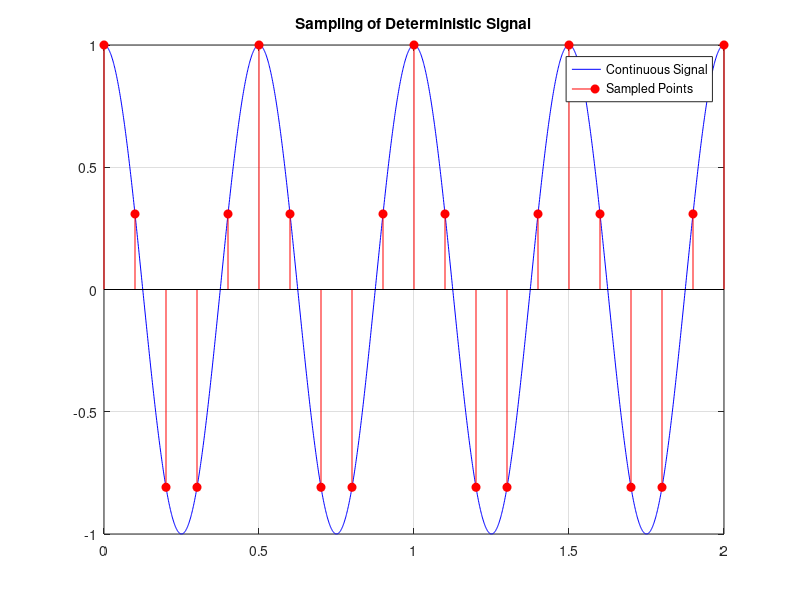
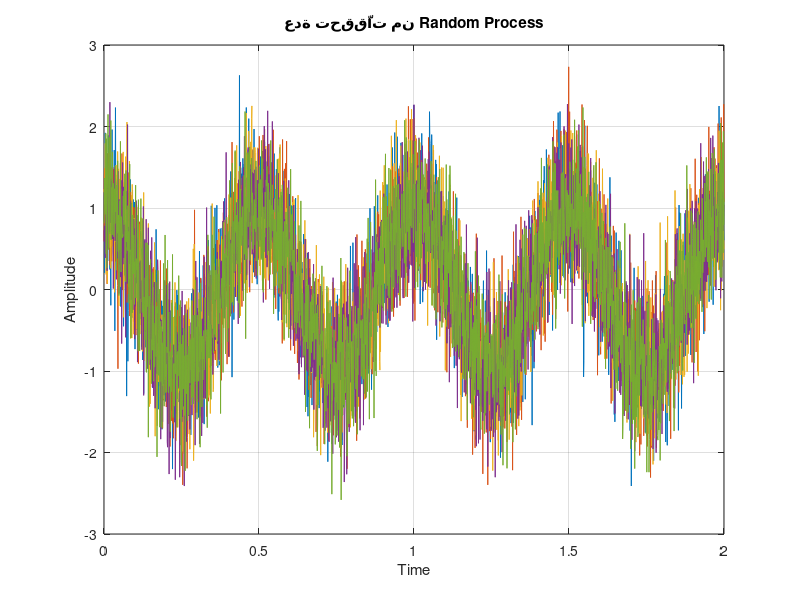
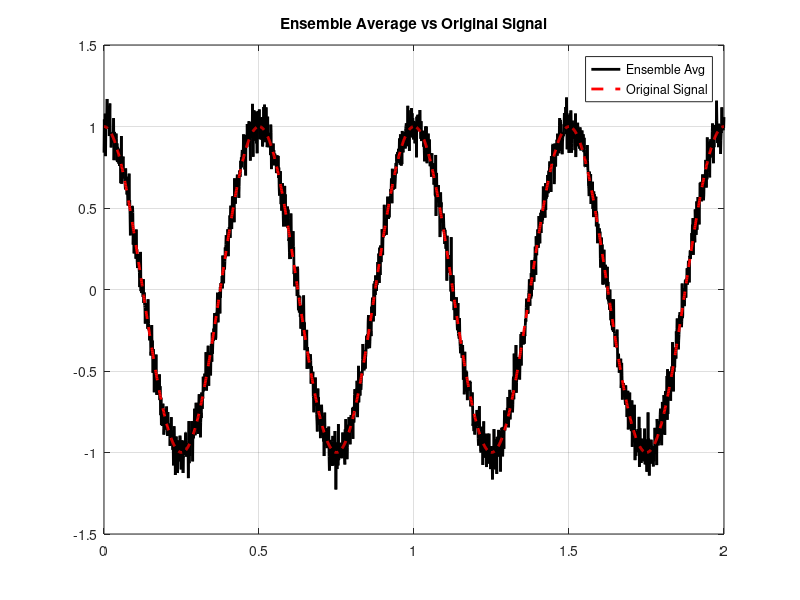
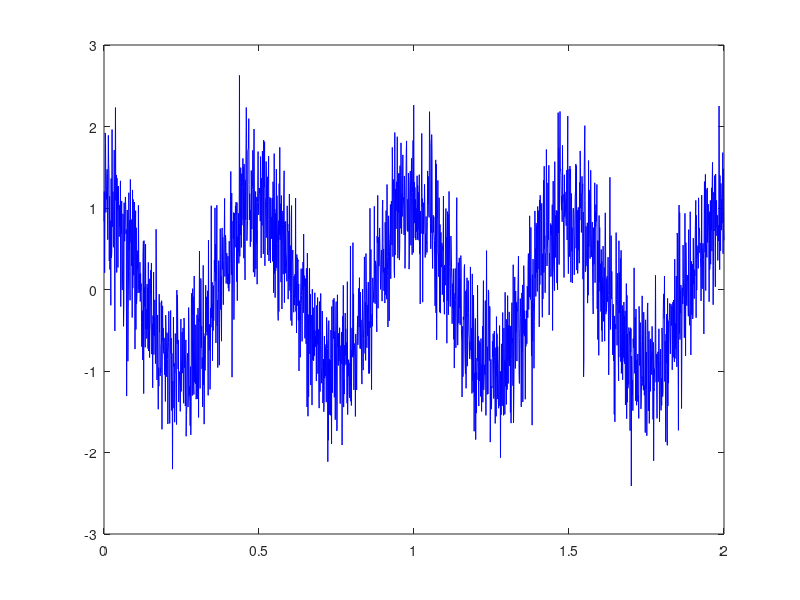

Reproduce these figures in MATLAB, in order. (Note: this script raises an error after producing the figures.)
clc; clear; close all;

%% =========================
% 1) تعريف الزمن والإشارة الأصلية
%% =========================
A = 1;
f = 2;                 % Hz
t = 0:0.001:2;         % زمن مستمر
x = A*cos(2*pi*f*t);   % إشارة deterministic

%% =========================
% 2) Sampling للإشارة (Analog -> Digital)
%% =========================
fs = 10;               % sampling frequency
Ts = 1/fs;
n = 0:Ts:2;

x_sampled = A*cos(2*pi*f*n);

figure;
plot(t, x, 'b'); hold on;
stem(n, x_sampled, 'r','filled');
title('Sampling of Deterministic Signal');
legend('Continuous Signal','Sampled Points');
grid on;

%% =========================
% 3) إنشاء Random Process (عدة تحققّات)
%% =========================
num_realizations = 50;   % عدد التجارب
noise_amp = 0.5;

X = zeros(num_realizations, length(t));

for i = 1:num_realizations
    noise = noise_amp * randn(size(t)); % Gaussian noise
    X(i,:) = x + noise;
end

%% =========================
% 4) رسم بعض التحققات
%% =========================
figure;
plot(t, X(1:5,:)); 
title('عدة تحققّات من Random Process');
xlabel('Time'); ylabel('Amplitude');
grid on;

%% =========================
% 5) Ensemble Average
%% =========================
ensemble_avg = mean(X,1);

figure;
plot(t, ensemble_avg, 'k', 'LineWidth',2); hold on;
plot(t, x, 'r--','LineWidth',2);
title('Ensemble Average vs Original Signal');
legend('Ensemble Avg','Original Signal');
grid on;

%% =========================
% 6) Time Average (لتحقق واحد)
%% =========================
time_avg = mean(X(1,:)); 

disp(['Time Average (realization 1) = ', num2str(time_avg)]);

%% =========================
% 7) مقارنة بصرية
%% =========================
figure;
plot(t, X(1,:), 'b'); hold on;
yline(time_avg,'r','LineWidth',2);
title('Time Average على تحقق واحد');
legend('Signal realization','Time Average');
grid on;
